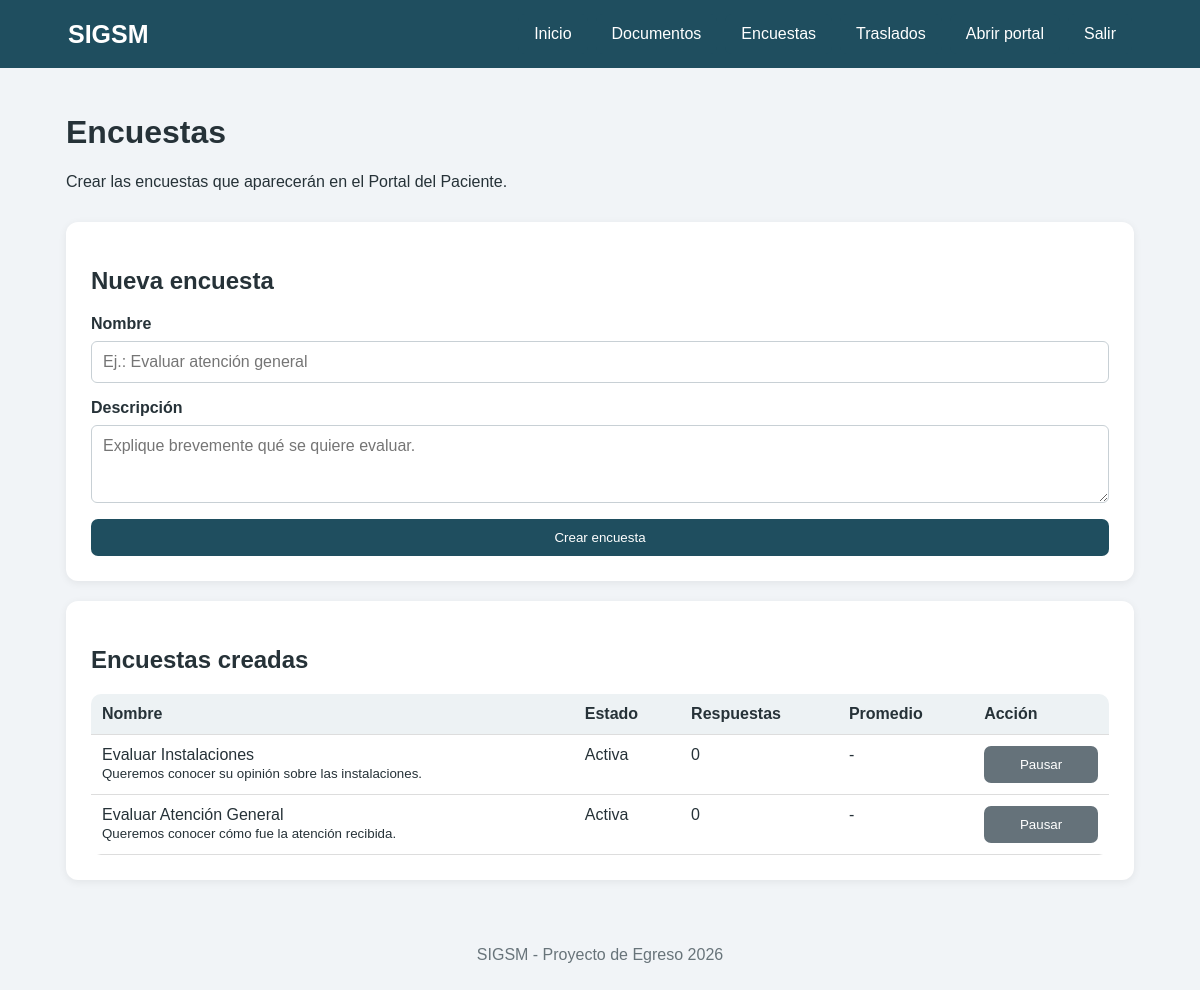
Screenshot of /presentacion/encuestas_admin.php (signed in) with the database file from the repository.
### tables this page shows
CREATE TABLE encuestas_config (

    id INT AUTO_INCREMENT PRIMARY KEY,

    nombre VARCHAR(150) NOT NULL,

    descripcion VARCHAR(500),

    activa TINYINT(1) NOT NULL DEFAULT 1,

    creada_en TIMESTAMP DEFAULT CURRENT_TIMESTAMP,

    CONSTRAINT chk_encuestas_config_nombre
        CHECK (CHAR_LENGTH(TRIM(nombre)) >= 3),

    CONSTRAINT chk_encuestas_config_activa
        CHECK (activa IN (0,1))

);

### logica/funciones.php (called while the page is built, shortened)
<?php
function limpiar($t) : string {
    return htmlspecialchars($t ?? '', ENT_QUOTES, 'UTF-8');
}

### presentacion/encuestas_admin.php (the view, shortened to what this page needs)
<?php
require_once __DIR__ . '/../logica/funciones.php';
require_once __DIR__ . '/../datos/conexion.php';
$lista = $conexion->query("SELECT e.*,COUNT(r.id) respuestas,ROUND(AVG(r.puntaje),2) promedio FROM encuestas_config e LEFT JOIN encuestas r ON r.encuesta_id=e.id GROUP BY e.id ORDER BY e.id DESC")->fetchAll(PDO::FETCH_ASSOC);
require __DIR__ . '/vistas/encabezado.php';
 ?>
<div class="cabecera">
    <div>
        <h1>
            Encuestas
        </h1>
        <p>
            Crear las encuestas que aparecerán en el Portal del Paciente.
        </p>
    </div>
</div>
<section class="tarjeta">
    <h2>
        Nueva encuesta
    </h2>
    <form method="post">
        <label>
            Nombre
        </label>
        <input name="nombre" maxlength="150" required placeholder="Ej.: Evaluar atención general">
        <label>
            Descripción
        </label>
        <textarea name="descripcion" rows="3" maxlength="500" placeholder="Explique brevemente qué se quiere evaluar."></textarea>
        <button>
            Crear encuesta
        </button>
    </form>
</section>
<section class="tarjeta">
    <h2>
        Encuestas creadas
    </h2>
    <div class="tabla-wrap">
        <table>
            <thead>
                <tr>
                    <th>
                        Nombre
                    </th>
                    <th>
                        Estado
                    </th>
                    <th>
                        Respuestas
                    </th>
                    <th>
                        Promedio
                    </th>
                    <th>
                        Acción
                    </th>
                </tr>
            </thead>
            <tbody>
                <?php
foreach ($lista as $e) :
 ?>
                <tr>
                    <td>
                        <?= limpiar($e['nombre']) ?> <br> <small> <?= limpiar($e['descripcion']) ?></small>
                    </td>
                    <td>
                        <?= $e['activa'] ? 'Activa' : 'Pausada' ?>
                    </td>
                    <td>
                        <?= (int) $e['respuestas'] ?>
                    </td>
                    <td>
                        <?= $e['promedio'] ?? '-' ?>
                    </td>
                    <td>
                        <form method="post">
                            <button class="secundario">
                                <?= $e['activa'] ? 'Pausar' : 'Activar' ?>
                            </button>
                        </form>
                    </td>
                </tr>
                <?php
endforeach;
 ?>
            </tbody>
        </table>
    </div>
</section>
<?php
require __DIR__ . '/vistas/pie.php';
 ?>

### presentacion/vistas/encabezado.php (shortened to what this page needs)
<?php
require_once __DIR__.'/../../logica/funciones.php';
 ?> <!DOCTYPE html>
<html lang="es">
    <head>
        <link rel="stylesheet" href="css/estilo.css">
    </head>
    <body>
        <header>
            <div class="barra">
                <a class="logo" href="inicio.php"> SIGSM</a> <?php
if (isset($_SESSION['usuario_id'])) :
 ?>
                <nav>
                    <a class="boton" href="inicio.php">Inicio</a> <a class="boton" href="documentos.php" target="_blank">Documentos</a> <a class="boton" href="encuestas_admin.php">Encuestas</a> <a class="boton" href="ambulancias.php">Traslados</a> <a class="boton" href="../portal.php" target="_blank">Abrir portal</a> <a class="boton" href="../salir.php">Salir</a>
                </nav>
                <?php
endif;
 ?>
            </div>
        </header>
        <main class="contenedor">

### presentacion/vistas/pie.php
</main><footer><p>SIGSM - Proyecto de Egreso 2026</p></footer></body></html>

### presentacion/css/estilo.css (style rules this page uses)
* { box-sizing: border-box; }
body { margin: 0; font-family: Arial,sans-serif; background: #f1f4f7; color: #263238; }
header { background: #1f4e5f; color: white; }
.barra { max-width: 1100px; margin: auto; padding: 14px 18px; display: flex; align-items: center; justify-content: space-between; gap: 15px; }
.logo { font-size: 25px; font-weight: bold; color: white; text-decoration: none; }
nav { display: flex; flex-wrap: wrap; gap: 8px; }
nav a { color: white; text-decoration: none; padding: 8px 10px; border-radius: 6px; }
.contenedor { max-width: 1100px; margin: 25px auto; padding: 0 16px; }
.hero, .tarjeta, .documento { background: white; border-radius: 12px; padding: 25px; box-shadow: 0 2px 8px #0001; margin-bottom: 20px; }
.cabecera { display: flex; justify-content: space-between; align-items: center; gap: 15px; margin-bottom: 15px; }
.boton, button { display: inline-block; background: #1f4e5f; color: white; border: 0; padding: 11px 16px; border-radius: 7px; text-decoration: none; cursor: pointer; }
.secundario { background: #65727a; }
form { display: flex; flex-direction: column; gap: 8px; }
input, select, textarea { width: 100%; padding: 11px; border: 1px solid #c8d0d5; border-radius: 6px; font: inherit; margin-bottom: 8px; }
label { font-weight: bold; }
.tabla-wrap { overflow-x: auto; background: white; border-radius: 10px; }
table { width: 100%; border-collapse: collapse; }
th, td { padding: 11px; border-bottom: 1px solid #ddd; text-align: left; vertical-align: top; }
th { background: #edf2f4; }
footer { text-align: center; padding: 25px; color: #68747a; }

### rows the page displays
encuestas_config: nombre "Evaluar Instalaciones", descripcion "Queremos conocer su opinión sobre las instalaciones.", activa "Activa", respuestas "0", promedio "-"
encuestas_config: nombre "Evaluar Atención General", descripcion "Queremos conocer cómo fue la atención recibida.", activa "Activa", respuestas "0", promedio "-"
